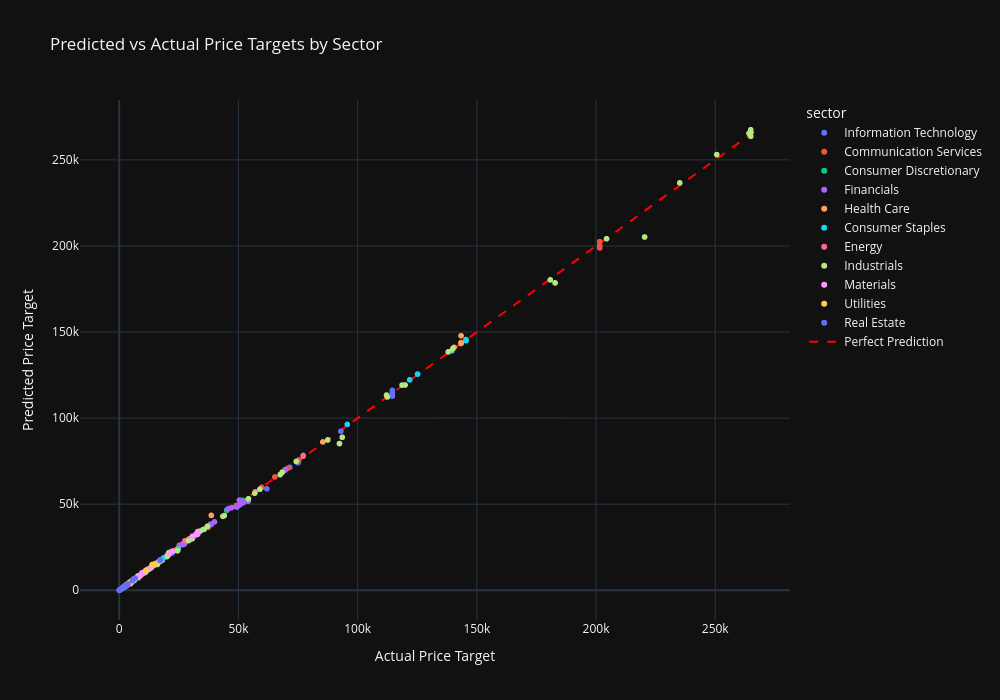

Write notebook code for a chart like this one.
### Code cell
# 📊 Comprehensive Interactive Visualizations - Predictions, Valuation & Analytics
# Note: All directories already created at initialization (Phase 9.1-9.8 structure)
plots_dir = OUTPUT_DIR / "plots"
analytics_dir = OUTPUT_DIR / "analytics"
reports_dir = OUTPUT_DIR / "reporting"

print(f"\n📊 Creating Comprehensive Interactive Visualizations...")

# 1. Prediction Scatter Plot - Predicted vs Actual with Sector Colors
print("  Creating prediction scatter plot...")
if all(col in all_stocks_phase95.columns for col in ['price_target', 'predicted_price_target', 'sector']):
    plot_data = all_stocks_phase95[['price_target', 'predicted_price_target', 'sector', 'ticker']].dropna()

    fig_pred = px.scatter(
            plot_data,
            x='price_target',
            y='predicted_price_target',
            color='sector',
            hover_data=['ticker'],
            title='Predicted vs Actual Price Targets by Sector',
            labels={'price_target': 'Actual Price Target', 'predicted_price_target': 'Predicted Price Target'},
            height=700,
            width=1000
            )
    # Add diagonal line (perfect prediction)
    max_val = max(plot_data['price_target'].max(), plot_data['predicted_price_target'].max())
    fig_pred.add_trace(go.Scatter(
            x=[0, max_val],
            y=[0, max_val],
            mode='lines',
            line=dict(color='red', dash='dash'),
            name='Perfect Prediction',
            showlegend=True
            ))
    fig_pred.show()
    fig_pred.write_html(plots_dir / "prediction_scatter_interactive.html")
    print(f"  ✓ Saved: {plots_dir / 'prediction_scatter_interactive.html'}")

    # Generate PNG version for Excel integration
    try:
        fig_pred.write_image(plots_dir / "prediction_scatter_interactive.png", width=1000, height=700)
        print(f"  ✓ Saved PNG: {plots_dir / 'prediction_scatter_interactive.png'}")
    except Exception as e:
        print(f"  ⚠️ PNG generation skipped (install kaleido: pip install kaleido): {e}")

# 2. Residual Analysis - Interactive Residual Plot
print("  Creating residual analysis plot...")
if all(col in all_stocks_phase95.columns for col in ['price_target', 'predicted_price_target']):
    residual_data = all_stocks_phase95[['price_target', 'predicted_price_target', 'sector']].dropna()
    residual_data['residual'] = residual_data['predicted_price_target'] - residual_data['price_target']

    fig_resid = px.scatter(
            residual_data,
            x='price_target',
            y='residual',
            color='sector',
            title='Residual Plot: Model Error Analysis',
            labels={'price_target': 'Actual Price Target', 'residual': 'Residual (Predicted - Actual)'},
            height=600
            )
    fig_resid.add_hline(y=0, line_dash="dash", line_color="red", annotation_text="Zero Error")
    fig_resid.show()
    fig_resid.write_html(plots_dir / "residual_analysis_interactive.html")
    print(f"  ✓ Saved: {plots_dir / 'residual_analysis_interactive.html'}")

    # Generate PNG version for Excel integration
    try:
        fig_resid.write_image(plots_dir / "residual_analysis_interactive.png", width=1000, height=600)
        print(f"  ✓ Saved PNG: {plots_dir / 'residual_analysis_interactive.png'}")
    except Exception as e:
        print(f"  ⚠️ PNG generation skipped (install kaleido: pip install kaleido): {e}")

# 3. Mispricing Heatmap - Sector vs Region
print("  Creating mispricing heatmap...")
if all(col in all_stocks_phase95.columns for col in ['sector', 'region', 'mispricing_score']):
    mispricing_pivot = all_stocks_phase95.pivot_table(
            values='mispricing_score',
            index='sector',
            columns='region',
            aggfunc='mean'
            )

    fig_mispricing = px.imshow(
            mispricing_pivot,
            labels=dict(x="Region", y="Sector", color="Avg Mispricing Score"),
            title='Average Mispricing Score by Sector and Region',
            color_continuous_scale='RdYlGn',
            aspect='auto',
            height=600
            )
    fig_mispricing.update_traces(text=mispricing_pivot.values.round(3), texttemplate='%{text}')
    fig_mispricing.show()
    fig_mispricing.write_html(analytics_dir / "mispricing_heatmap_interactive.html")
    print(f"  ✓ Saved: {analytics_dir / 'mispricing_heatmap_interactive.html'}")

    # Generate PNG version for Excel integration
    try:
        fig_mispricing.write_image(plots_dir / "mispricing_heatmap_interactive.png", width=1000, height=600)
        print(f"  ✓ Saved PNG: {plots_dir / 'mispricing_heatmap_interactive.png'}")
    except Exception as e:
        print(f"  ⚠️ PNG generation skipped (install kaleido: pip install kaleido): {e}")

# 4. Stock Rankings - Top Undervalued/Overvalued Interactive Bar Chart
print("  Creating stock rankings chart...")
if 'mispricing_score' in all_stocks_phase95.columns:
    top_10_under = all_stocks_phase95.nlargest(10, 'mispricing_score')[['ticker', 'sector', 'mispricing_score']]
    top_10_over = all_stocks_phase95.nsmallest(10, 'mispricing_score')[['ticker', 'sector', 'mispricing_score']]

    fig_rankings = make_subplots(
            rows=1, cols=2,
            subplot_titles=('Top 10 Undervalued', 'Top 10 Overvalued')
            )

    fig_rankings.add_trace(
            go.Bar(x=top_10_under['ticker'], y=top_10_under['mispricing_score'],
                   marker_color='green', showlegend=False),
            row=1, col=1
            )

    fig_rankings.add_trace(
            go.Bar(x=top_10_over['ticker'], y=top_10_over['mispricing_score'],
                   marker_color='red', showlegend=False),
            row=1, col=2
            )

    fig_rankings.update_layout(
            title_text="Stock Rankings: Investment Opportunities",
            height=500
            )
    fig_rankings.update_xaxes(tickangle=45)
    fig_rankings.show()
    fig_rankings.write_html(analytics_dir / "stock_rankings_interactive.html")
    print(f"  ✓ Saved: {analytics_dir / 'stock_rankings_interactive.html'}")

    # Generate PNG version for Excel integration
    try:
        fig_rankings.write_image(plots_dir / "stock_rankings_interactive.png", width=1200, height=500)
        print(f"  ✓ Saved PNG: {plots_dir / 'stock_rankings_interactive.png'}")
    except Exception as e:
        print(f"  ⚠️ PNG generation skipped (install kaleido: pip install kaleido): {e}")

# 5. Sector Performance Summary - Bubble Chart
print("  Creating sector performance bubble chart...")
sector_summary = None
if all(col in all_stocks_phase95.columns for col in ['sector', 'mispricing_score', 'market_cap']):
    sector_summary = all_stocks_phase95.groupby('sector').agg({
        'mispricing_score': 'mean',
        'market_cap': 'sum',
        'ticker': 'count'
        }).reset_index()
    sector_summary.columns = ['sector', 'avg_mispricing', 'total_market_cap', 'num_stocks']

    fig_sector_bubble = px.scatter(
            sector_summary,
            x='num_stocks',
            y='avg_mispricing',
            size='total_market_cap',
            color='sector',
            hover_data=['sector'],
            title='Sector Performance: Mispricing vs Market Cap',
            labels={'num_stocks': 'Number of Stocks', 'avg_mispricing': 'Average Mispricing Score'},
            height=600
            )
    fig_sector_bubble.show()
    fig_sector_bubble.write_html(analytics_dir / "sector_performance_bubble.html")
    print(f"  ✓ Saved: {analytics_dir / 'sector_performance_bubble.html'}")

    # Generate PNG version for Excel integration
    try:
        fig_sector_bubble.write_image(plots_dir / "sector_performance_bubble.png", width=1000, height=600)
        print(f"  ✓ Saved PNG: {plots_dir / 'sector_performance_bubble.png'}")
    except Exception as e:
        print(f"  ⚠️ PNG generation skipped (install kaleido: pip install kaleido): {e}")

print(f"\n✅ Interactive Visualizations Complete")
print(f"   Plots saved to: {plots_dir}")
print(f"   Analytics saved to: {analytics_dir}")

### Figure 1 — Plotly figure (JSON) as saved in the notebook; plotly's stock layout.template omitted (floating-point values rounded to 4 significant figures; data arrays with more than 128 entries replaced by an {"elided": "..."} marker saying what was removed)
{"data": [{"customdata": {"elided": "865x1 str values"}, "hovertemplate": "sector=Information Technology<br>Actual Price Target=%{x}<br>Predicted Price Target=%{y}<br>ticker=%{customdata[0]}<extra></extra>", "legendgroup": "Information Technology", "marker": {"color": "#636efa", "symbol": "circle"}, "mode": "markers", "name": "Information Technology", "showlegend": true, "x": {"elided": "865 float values"}, "xaxis": "x", "y": {"elided": "865 float values"}, "yaxis": "y", "type": "scattergl"}, {"customdata": {"elided": "362x1 str values"}, "hovertemplate": "sector=Communication Services<br>Actual Price Target=%{x}<br>Predicted Price Target=%{y}<br>ticker=%{customdata[0]}<extra></extra>", "legendgroup": "Communication Services", "marker": {"color": "#EF553B", "symbol": "circle"}, "mode": "markers", "name": "Communication Services", "showlegend": true, "x": {"elided": "362 float values"}, "xaxis": "x", "y": {"elided": "362 float values"}, "yaxis": "y", "type": "scattergl"}, {"customdata": {"elided": "896x1 str values"}, "hovertemplate": "sector=Consumer Discretionary<br>Actual Price Target=%{x}<br>Predicted Price Target=%{y}<br>ticker=%{customdata[0]}<extra></extra>", "legendgroup": "Consumer Discretionary", "marker": {"color": "#00cc96", "symbol": "circle"}, "mode": "markers", "name": "Consumer Discretionary", "showlegend": true, "x": {"elided": "896 float values"}, "xaxis": "x", "y": {"elided": "896 float values"}, "yaxis": "y", "type": "scattergl"}, {"customdata": {"elided": "1394x1 str values"}, "hovertemplate": "sector=Financials<br>Actual Price Target=%{x}<br>Predicted Price Target=%{y}<br>ticker=%{customdata[0]}<extra></extra>", "legendgroup": "Financials", "marker": {"color": "#ab63fa", "symbol": "circle"}, "mode": "markers", "name": "Financials", "showlegend": true, "x": {"elided": "1394 float values"}, "xaxis": "x", "y": {"elided": "1394 float values"}, "yaxis": "y", "type": "scattergl"}, {"customdata": {"elided": "674x1 str values"}, "hovertemplate": "sector=Health Care<br>Actual Price Target=%{x}<br>Predicted Price Target=%{y}<br>ticker=%{customdata[0]}<extra></extra>", "legendgroup": "Health Care", "marker": {"color": "#FFA15A", "symbol": "circle"}, "mode": "markers", "name": "Health Care", "showlegend": true, "x": {"elided": "674 float values"}, "xaxis": "x", "y": {"elided": "674 float values"}, "yaxis": "y", "type": "scattergl"}, {"customdata": {"elided": "592x1 str values"}, "hovertemplate": "sector=Consumer Staples<br>Actual Price Target=%{x}<br>Predicted Price Target=%{y}<br>ticker=%{customdata[0]}<extra></extra>", "legendgroup": "Consumer Staples", "marker": {"color": "#19d3f3", "symbol": "circle"}, "mode": "markers", "name": "Consumer Staples", "showlegend": true, "x": {"elided": "592 float values"}, "xaxis": "x", "y": {"elided": "592 float values"}, "yaxis": "y", "type": "scattergl"}, {"customdata": {"elided": "351x1 str values"}, "hovertemplate": "sector=Energy<br>Actual Price Target=%{x}<br>Predicted Price Target=%{y}<br>ticker=%{customdata[0]}<extra></extra>", "legendgroup": "Energy", "marker": {"color": "#FF6692", "symbol": "circle"}, "mode": "markers", "name": "Energy", "showlegend": true, "x": {"elided": "351 float values"}, "xaxis": "x", "y": {"elided": "351 float values"}, "yaxis": "y", "type": "scattergl"}, {"customdata": {"elided": "1458x1 str values"}, "hovertemplate": "sector=Industrials<br>Actual Price Target=%{x}<br>Predicted Price Target=%{y}<br>ticker=%{customdata[0]}<extra></extra>", "legendgroup": "Industrials", "marker": {"color": "#B6E880", "symbol": "circle"}, "mode": "markers", "name": "Industrials", "showlegend": true, "x": {"elided": "1458 float values"}, "xaxis": "x", "y": {"elided": "1458 float values"}, "yaxis": "y", "type": "scattergl"}, {"customdata": {"elided": "744x1 str values"}, "hovertemplate": "sector=Materials<br>Actual Price Target=%{x}<br>Predicted Price Target=%{y}<br>ticker=%{customdata[0]}<extra></extra>", "legendgroup": "Materials", "marker": {"color": "#FF97FF", "symbol": "circle"}, "mode": "markers", "name": "Materials", "showlegend": true, "x": {"elided": "744 float values"}, "xaxis": "x", "y": {"elided": "744 float values"}, "yaxis": "y", "type": "scattergl"}, {"customdata": {"elided": "351x1 str values"}, "hovertemplate": "sector=Utilities<br>Actual Price Target=%{x}<br>Predicted Price Target=%{y}<br>ticker=%{customdata[0]}<extra></extra>", "legendgroup": "Utilities", "marker": {"color": "#FECB52", "symbol": "circle"}, "mode": "markers", "name": "Utilities", "showlegend": true, "x": {"elided": "351 float values"}, "xaxis": "x", "y": {"elided": "351 float values"}, "yaxis": "y", "type": "scattergl"}, {"customdata": {"elided": "313x1 str values"}, "hovertemplate": "sector=Real Estate<br>Actual Price Target=%{x}<br>Predicted Price Target=%{y}<br>ticker=%{customdata[0]}<extra></extra>", "legendgroup": "Real Estate", "marker": {"color": "#636efa", "symbol": "circle"}, "mode": "markers", "name": "Real Estate", "showlegend": true, "x": {"elided": "313 float values"}, "xaxis": "x", "y": {"elided": "313 float values"}, "yaxis": "y", "type": "scattergl"}, {"line": {"color": "red", "dash": "dash"}, "mode": "lines", "name": "Perfect Prediction", "showlegend": true, "x": [0, 267500.0], "y": [0, 267500.0], "type": "scatter"}], "layout": {"xaxis": {"anchor": "y", "domain": [0.0, 1.0], "title": {"text": "Actual Price Target"}}, "yaxis": {"anchor": "x", "domain": [0.0, 1.0], "title": {"text": "Predicted Price Target"}}, "legend": {"title": {"text": "sector"}, "tracegroupgap": 0}, "title": {"text": "Predicted vs Actual Price Targets by Sector"}, "height": 700, "width": 1000}}
